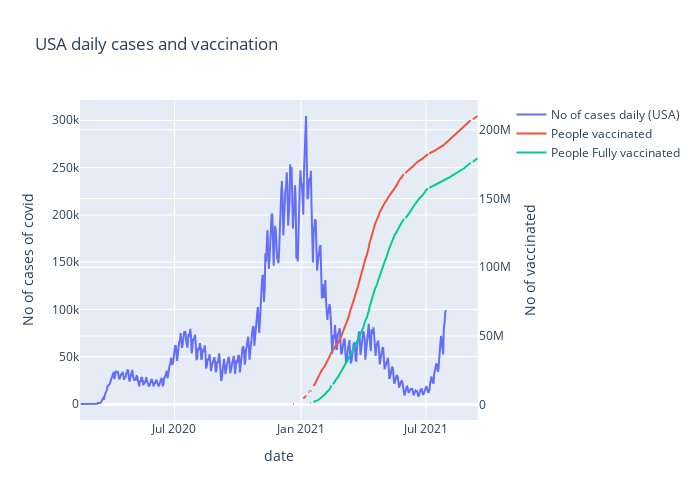

The cell this chart's notebook holds for it:
### Code cell
fig = make_subplots(specs=[[{"secondary_y": True}]])

fig.add_trace(
    go.Scatter(y=covid_daily_USA['daily_new_cases'], x=covid_daily_USA['date'], name="No of cases daily (USA)"),
    secondary_y=False,
)

fig.add_trace(
    go.Scatter(x= dfs[2]['date'],y = dfs[2]['people_vaccinated'], name = 'People vaccinated' ),
    secondary_y=True,
)
fig.add_trace(
    go.Scatter(x = dfs[2]['date'], y = dfs[2]['people_fully_vaccinated'],name = 'People Fully vaccinated '),
    secondary_y= True
)

fig.update_layout(
    autosize=False,
    width=700,
    height=500,
    title_text="USA daily cases and vaccination"
)

fig.update_xaxes(title_text="date")

fig.update_yaxes(title_text="No of cases of covid", secondary_y=False)
fig.update_yaxes(title_text="No of vaccinated", secondary_y=True)

fig.show()

### Figure 1 — Plotly figure (JSON) as saved in the notebook; plotly's stock layout.template omitted (floating-point values rounded to 4 significant figures; data arrays with more than 128 entries replaced by an {"elided": "..."} marker saying what was removed)
{"data": [{"name": "No of cases daily (USA)", "type": "scatter", "x": {"elided": "532 str values"}, "xaxis": "x", "y": {"elided": "532 float values"}, "yaxis": "y"}, {"name": "People vaccinated", "type": "scatter", "x": {"elided": "269 str values"}, "xaxis": "x", "y": {"elided": "269 float values"}, "yaxis": "y2"}, {"name": "People Fully vaccinated ", "type": "scatter", "x": {"elided": "269 str values"}, "xaxis": "x", "y": {"elided": "269 float values"}, "yaxis": "y2"}], "layout": {"autosize": false, "height": 500, "title": {"text": "USA daily cases and vaccination"}, "width": 700, "xaxis": {"anchor": "y", "domain": [0.0, 0.94], "title": {"text": "date"}}, "yaxis": {"anchor": "x", "domain": [0.0, 1.0], "title": {"text": "No of cases of covid"}}, "yaxis2": {"anchor": "x", "overlaying": "y", "side": "right", "title": {"text": "No of vaccinated"}}}}
